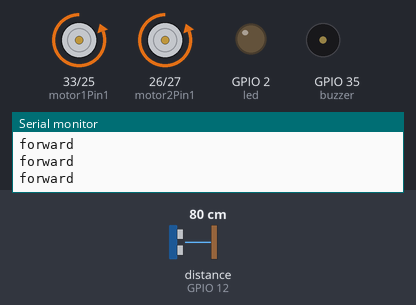
Bench run of a sketch on a simulated ESP32. Shown: motor-driver pin pairs drawn as motors (green arrow = first pin HIGH = forward, orange = second pin HIGH = backward, longer = more drive, scaled by the enable pin), output pins drawn as LEDs (lit = HIGH), buzzer (waves = sounding, pin HIGH), the last lines printed to the serial monitor. Wiring (inferred from the names in the program): ultrasonic range finder: trigger GPIO 13; echo GPIO 12. Dashed ring = blinking. Inputs (shaded band) come from the test bench; at power-on: distance to the obstacle (sensor on GPIO 12) 80 cm. The echo pulse lasts 58.3 µs per cm; pins used as bus, display or sensor lines are not drawn.

Above: at 1.2 s.
1.3 s: distance to the obstacle (sensor on GPIO 12) set to 22 cm
2.8 s: distance to the obstacle (sensor on GPIO 12) set to 19 cm
At 3.25 s:
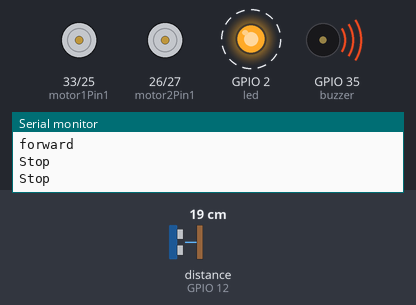
5.8 s: distance to the obstacle (sensor on GPIO 12) set to 35 cm
At 6.4 s:
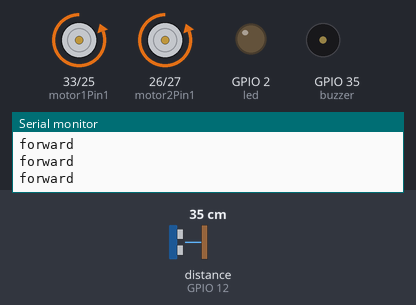
7.3 s: distance to the obstacle (sensor on GPIO 12) set to 2 cm
At 7.75 s:
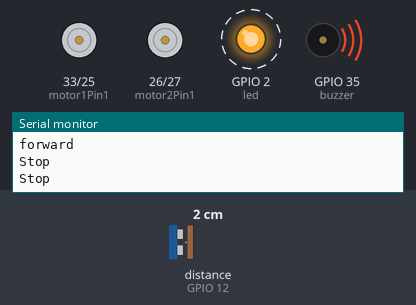
Timing chart, 0 to 11.3 s (numbered marks = the images above; inputs shaded):
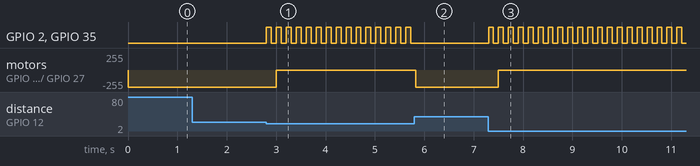

Measured:
- the behaviour switches between 21 and 20 cm on distance to the obstacle (sensor on GPIO 12) (found by bisection; images 0 and 1)
- after the input at 2.8 s, GPIO 2 (led), GPIO 35 (buzzer): alternates HIGH for 0.10 s and LOW for 0.10 s, starting at once; motor on GPIO 33 (motor1Pin1) / GPIO 25 (motor1Pin2), motor on GPIO 26 (motor2Pin1) / GPIO 27 (motor2Pin2): backward 255/255 → stopped after 0.20 s
- after the input at 5.8 s, GPIO 2 (led), GPIO 35 (buzzer): stops changing and stays LOW; motor on GPIO 33 (motor1Pin1) / GPIO 25 (motor1Pin2), motor on GPIO 26 (motor2Pin1) / GPIO 27 (motor2Pin2): stopped → backward 255/255 at once
- after the input at 7.3 s, GPIO 2 (led), GPIO 35 (buzzer): alternates HIGH for 0.10 s and LOW for 0.10 s, starting at once; motor on GPIO 33 (motor1Pin1) / GPIO 25 (motor1Pin2), motor on GPIO 26 (motor2Pin1) / GPIO 27 (motor2Pin2): backward 255/255 → stopped after 0.20 s

The sketch:

Esp32_sensor_car.ino
```cpp
// Import required libraries
//#include <AsyncTCP.h>

int motor1Pin1 = 33;
int motor1Pin2 = 25;
int enable1Pin = 32;

int motor2Pin1 = 26;
int motor2Pin2 = 27;
int enable2Pin = 14;

const int trigPin = 13;
const int echoPin = 12;
const int buzzer = 35;
const int led = 2;

//define sound speed in cm/uS
#define SOUND_SPEED 0.034
#define CM_TO_INCH 0.393701

long duration;
float distanceCm;
float distanceInch;

// Setting PWM properties
//const int freq = 30000;
const int pwmChannelA = 0;
const int pwmChannelB = 0;
//const int resolution = 8;
int dutyCycle = 255;

const int output = 2;

// setting PWM properties
const int freq = 5000;
const int ledChannel = 0;
const int resolution = 8;
void beepbeep(int timedelay) {
  //  for (int i = 2; i > 0 ; --i)
  //  {
  digitalWrite(buzzer, HIGH);
  digitalWrite(led, HIGH);
  delay(timedelay);
  digitalWrite(buzzer, LOW);
  digitalWrite(led, LOW);
  delay(timedelay);
}

void ToMotor(int motor_value) {

  // Clears the trigPin
  digitalWrite(trigPin, LOW);
  delayMicroseconds(2);
  // Sets the trigPin on HIGH state for 10 micro seconds
  digitalWrite(trigPin, HIGH);
  delayMicroseconds(10);
  digitalWrite(trigPin, LOW);

  duration = pulseIn(echoPin, HIGH);

  // Calculate the distance
  distanceCm = duration * SOUND_SPEED / 2;

  // Convert to inches
  distanceInch = distanceCm * CM_TO_INCH;

  // Prints the distance in the Serial Monitor
  //  Serial.print("Distance (cm): ");
  //  Serial.println(distanceCm);
  if (distanceCm > 800) {
    beepbeep(100);
  }
  else if (distanceCm <= 20) {
    beepbeep(100);
  }

  if (motor_value == 1) {
    //  UP

    if (distanceCm >= 20 && distanceCm <= 800 ) {
      Serial.println("forward");
      digitalWrite(motor1Pin1, LOW);
      digitalWrite(motor1Pin2, HIGH);
      digitalWrite(motor2Pin1, LOW);
      digitalWrite(motor2Pin2, HIGH);
    }
    else {
      Serial.println("Stop");
      digitalWrite(motor1Pin1, LOW);
      digitalWrite(motor1Pin2, LOW);
      digitalWrite(motor2Pin1, LOW);
      digitalWrite(motor2Pin2, LOW);
    }
  }
  else if (motor_value == 2) {
    //    DOWN
    Serial.println("Backward");
    digitalWrite(motor1Pin1, HIGH);
    digitalWrite(motor1Pin2, LOW);
    digitalWrite(motor2Pin1, HIGH);
    digitalWrite(motor2Pin2, LOW);
  }
  else if (motor_value == 3) {
    //        LEFT
    Serial.println("Left Turn");
    digitalWrite(motor1Pin1, LOW);
    digitalWrite(motor1Pin2, HIGH);
    digitalWrite(motor2Pin1, HIGH);
    digitalWrite(motor2Pin2, LOW);
  }
  else if (motor_value == 4) {
    //RIGHT
    Serial.println("Right Turn");
    digitalWrite(motor1Pin1, HIGH);
    digitalWrite(motor1Pin2, LOW);
    digitalWrite(motor2Pin1, LOW);
    digitalWrite(motor2Pin2, HIGH);
  }
  else if (motor_value == 5) {
    //    UPLEFT
  }
  else if (motor_value == 6) {
    //    UPRIGHT
  }
  else if (motor_value == 7) {
    //    DOWNLEFT
  }
  else if (motor_value == 8) {
    //    DOWNRIGHT
  }
  else if (motor_value == 9) {
    //    TURNLEFT
  }
  else if (motor_value == 10) {
    //    TURNRIGHT
  }
  else if (motor_value == 0) {
    //    STOP
    Serial.println("Stop");
    digitalWrite(motor1Pin1, LOW);
    digitalWrite(motor1Pin2, LOW);
    digitalWrite(motor2Pin1, LOW);
    digitalWrite(motor2Pin2, LOW);
  }

}

void setup() {

  Serial.begin(115200); // Starts the serial communication
  pinMode(trigPin, OUTPUT); // Sets the trigPin as an Output
  pinMode(echoPin, INPUT); // Sets the echoPin as an Input
  pinMode(buzzer, OUTPUT);
  pinMode(led, OUTPUT);

  // sets the pins as outputs:
  pinMode(motor1Pin1, OUTPUT);
  pinMode(motor1Pin2, OUTPUT);
  pinMode(enable1Pin, OUTPUT);

  pinMode(motor2Pin1, OUTPUT);
  pinMode(motor2Pin2, OUTPUT);
  pinMode(enable2Pin, OUTPUT);
  // configure LED PWM functionalitites
  ledcSetup(pwmChannelA, freq, resolution);
  ledcSetup(pwmChannelB, freq, resolution);
  // attach the channel to the GPIO to be controlled
  ledcAttachPin(enable1Pin, pwmChannelA);
  ledcAttachPin(enable2Pin, pwmChannelB);

  Serial.print("Testing DC Motor...");
  ledcWrite(pwmChannelA, dutyCycle);
  ledcWrite(pwmChannelB, dutyCycle);
  Serial.begin(115200);


}

void loop() {
  ToMotor(1);
}
```
